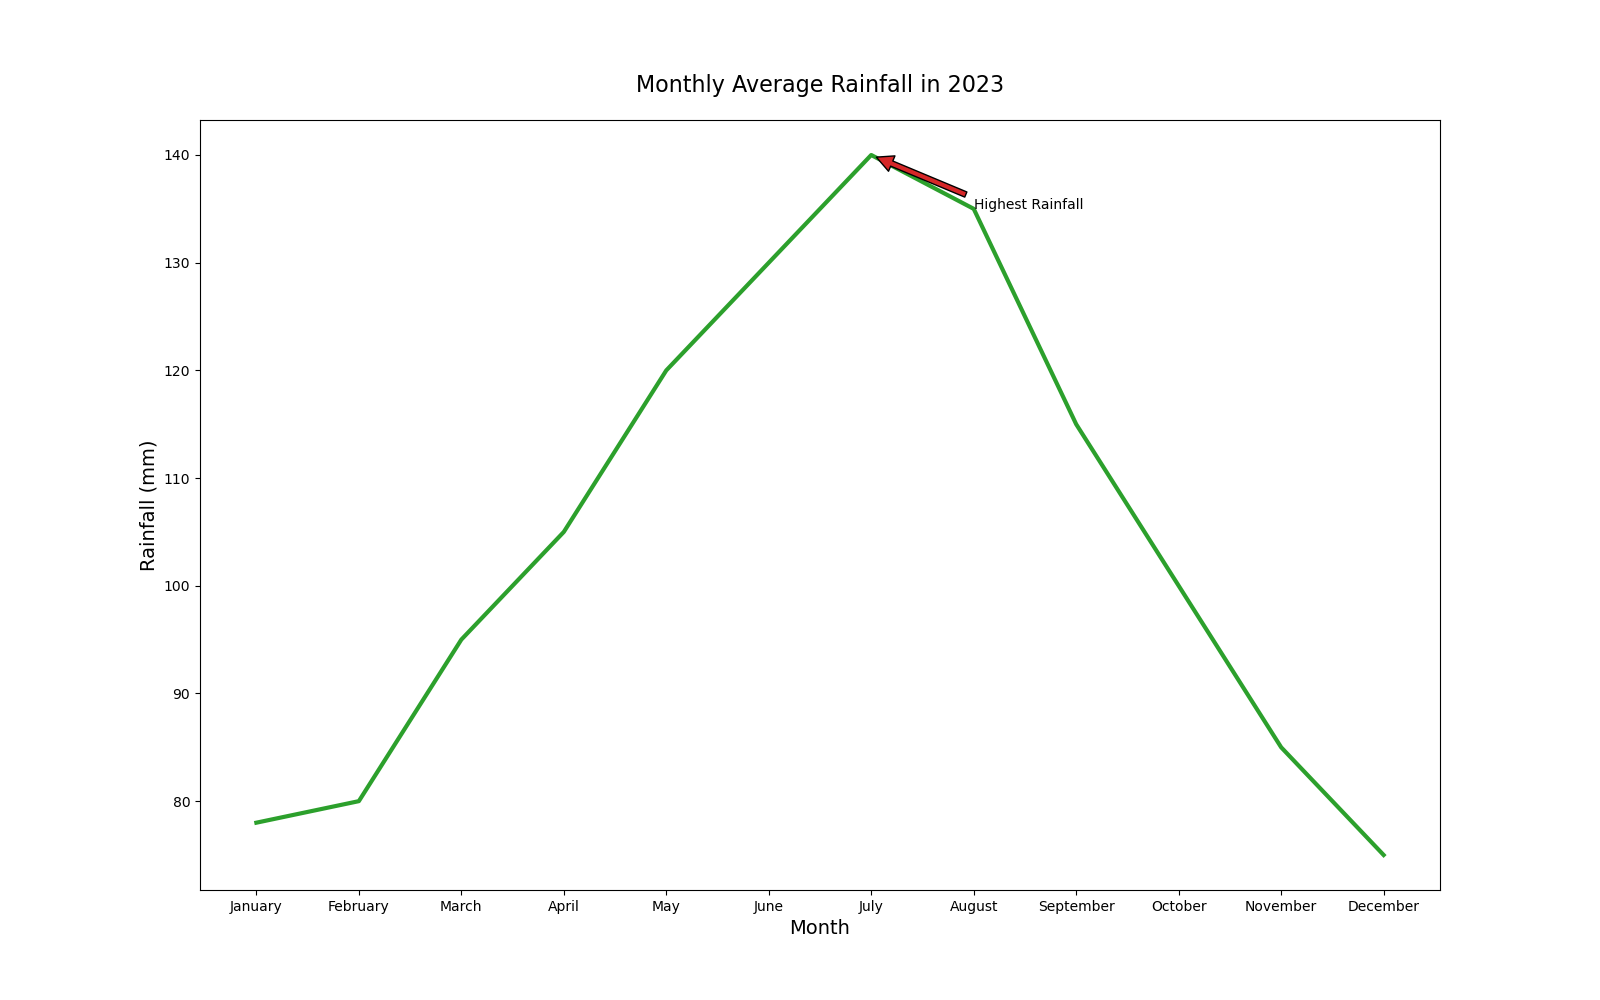

This figure's Python source:

import matplotlib.pyplot as plt

months = ['January', 'February', 'March', 'April', 'May', 'June', 
          'July', 'August', 'September', 'October', 'November', 'December']
rainfall = [78, 80, 95, 105, 120, 130, 140, 135, 115, 100, 85, 75]

plt.figure(figsize=(16, 10))

# Plot the line chart with a new color scheme and trend
plt.plot(months, rainfall, color='#2ca02c', linewidth=3)

# Annotate the highest rainfall in July
plt.annotate('Highest Rainfall', xy=('July', 140), xytext=('August', 135),
             arrowprops=dict(facecolor='#d62728', shrink=0.05))

plt.title('Monthly Average Rainfall in 2023', fontsize=16, pad=20)  
plt.xlabel('Month', fontsize=14)  
plt.ylabel('Rainfall (mm)', fontsize=14)  

# Display the chart
plt.show()
